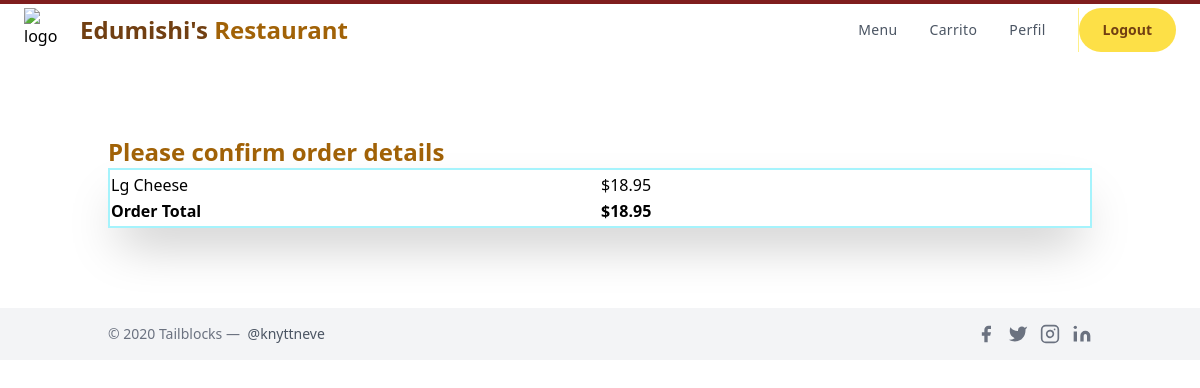
The page /check/ (signed in) on the database its author committed.
### orders/models.py (models this page shows, shortened)
class OrderItem(models.Model):
    menu_item = models.ForeignKey(Menu_Item,on_delete=models.CASCADE,
                                    blank=True, null=True)
    is_ordered = models.BooleanField(default=False)
    date_added = models.DateTimeField(auto_now=True)
    date_ordered = models.DateTimeField(null=True)
    is_topping =models.BooleanField(default=False)
    num_extras = models.IntegerField( blank=True, default=0)
    extras = models.CharField(max_length=400,  blank=True, null=True)
    extras_cost = models.DecimalField(max_digits=4,decimal_places=2, default = 0.00)
    ptoppings = models.CharField(max_length=400,  blank=True, null=True)

class Menu_Item(models.Model):
    MENU_CATEGORIES = (
    ('Pizza', 'Pizza'),
    ('Pasta', 'Pasta'),
    ('Subs', 'Subs'),
    ('Salad', 'Salad'),
    ('Dinner_Platter', 'Dinner_Platter'),
    ('Topping', 'Topping'),
    ('Extra', 'Extra'),
    ('Dessert', 'Dessert'),
    ('Pastry', 'Pastry'),
    ('Main', 'Main'),
    ('Appetizer', 'Appetizer'),
    ('Side', 'Side'),
    ('Miscellaneous', 'Miscellaneous')
    )
    SIZE_CATEGORIES = (
    ('Sm', 'Small'),
    ('Md', 'Medium'),
    ('Lg', 'Large'),
    ('XL', 'Extra_Large')
    )
    category = models.CharField(max_length=36, null=True, blank=True,
                                choices=MENU_CATEGORIES,
                                help_text='Categoría del elemento del menú.')
    name = models.CharField(max_length=128,
                            help_text='Nombre del elemento del menú')
    price =  models.DecimalField(max_digits=4, null=True, blank=True,
                                decimal_places=2, default=0.00)
    sizes = models.CharField(max_length=4, null=True, blank=True,
                                choices=SIZE_CATEGORIES,
                                help_text='Ingrese el tamaños \
                                            del elemento del menú')
    toppings = models.CharField( max_length=400, blank=True, null=True,
                                help_text='Introducir ingredientes')
    num_toppings = models.CharField(max_length=10, blank=True, null=True)

class Order(models.Model):
    ref_code = models.CharField(max_length=15, blank=True)
    owner = models.ForeignKey(Profile, on_delete=models.SET_NULL, null=True)
    is_ordered = models.BooleanField(default=False)
    ordered_items = models.ManyToManyField(OrderItem)
    date_ordered = models.DateTimeField(auto_now=True)
    def get_cart_ordered_items(self):
        return self.ordered_items.all()
    def get_cart_total(self):
        return sum([item.menu_item.price for item in self.ordered_items.all()]
        + [item.extras_cost for item in self.ordered_items.all()])

### orders/views.py (the view)
# urls.py: path('check/', views.check, name='check'),
@login_required()
def check(request, **kwargs):
    existing_order = get_user_pending_order(request)
    context = {
        'order': existing_order,
    }
    return render(request, 'orders/check.html', context)

### orders/views.py (called while the page is built)
@login_required()
def get_user_pending_order(request):
    user_profile = get_object_or_404(Profile, user=request.user)
    order = Order.objects.filter(owner=user_profile, is_ordered=False)
    if order.exists():
        return order[0]
    return 0

### orders/templates/orders/check.html (shortened to what this page needs)
{% extends "orders/layout.html" %}
{% block template %}
<div class="container px-5 py-20 mx-auto flex flex-wrap items-center">
    <h1 class="text-2xl font-bold text-yellow-700"> Please confirm order details</h1>
    <div>
      <table class="shadow-2xl border-2 border-cyan-200 w-full md:table-fixed content-center">
        <tr>
          <td>
            {% for item in order.get_cart_ordered_items %}
        <tr>
          {%if item.menu_item.category == "Pizza" and "Topping" not in item.menu_item.name %}
          <td>
            {{item.menu_item.sizes}}
            {{ item.menu_item.name }}
          </td>
          {% endif %}
          {% if item.num_extras > 0 %}
          <td>{{ item.menu_item.price }}
            + {{item.extras_cost}}</td>
          {%else%}
          <td>${{ item.menu_item.price }}</td>
          {%endif%}
        </tr>
        {% endfor %}
        <tr>
          <td><strong>Order Total</strong> </td>
          <td> <strong>${{ order.get_cart_total }}</strong></td>
        </tr>
        <tr>
          <td></td>
        </tr>
      </table>
    </div>
  </div>
{% endblock %}

### rows shown on the page
OrderItem: menu_item.sizes "Lg", menu_item.name "Cheese", menu_item.price "18.95"
Order: get_cart_total "18.95"
